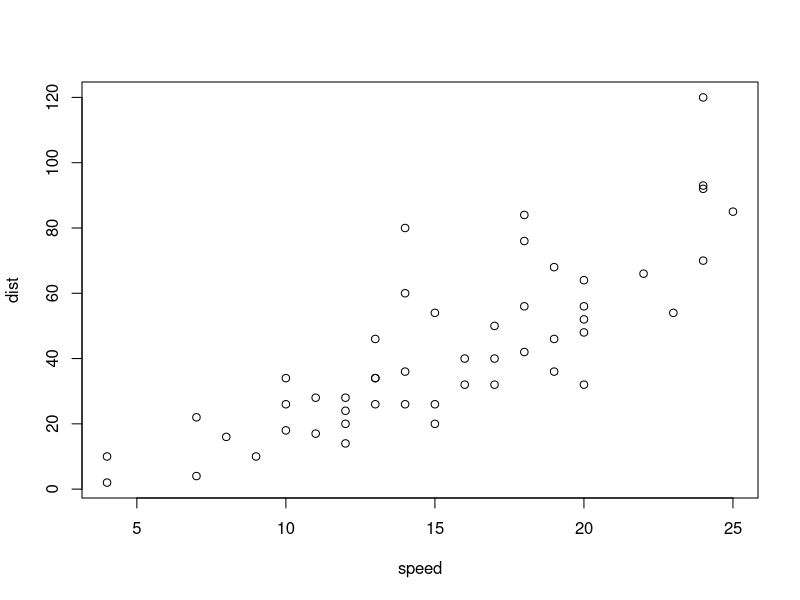
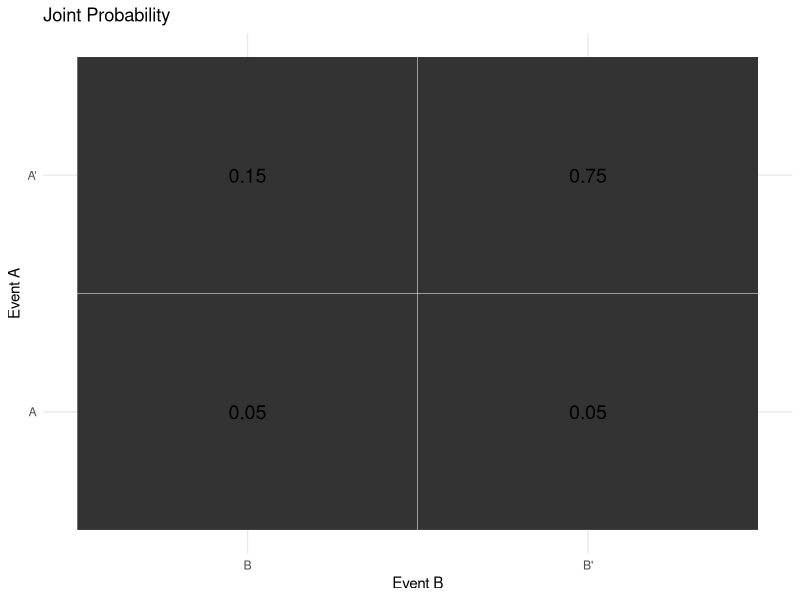

Here is the R script that generated these plots, in order:
## ---- chunk 1
plot(cars)
## ---- chunk 2
p_woman <- 1/2         #Probability chosen is woman
p_woman_allergy <- 1/3 #Probability chosen woman has an allergy
p_man_allergy <- 1/5   #Probability chosen man has an allergy

p_allergy <- p_woman * p_woman_allergy + (1 - p_woman) * p_man_allergy  #Probability the chosen has an allergy
p_allergy

## ---- chunk 3
p_allergy <- p_woman * p_woman_allergy + (1 - p_woman) * p_man_allergy #Probability the chosen has an allergy

p_woman_given_allergy <- (p_woman_allergy * p_woman) / p_allergy #Probability chosen is a woman with an allergy
p_woman_given_allergy
## ---- chunk 4
p_woman <- 2/3         #Probability chosen is woman
p_woman_allergy <- 1/3 #Probability chosen woman has an allergy
p_man_allergy <- 1/5   #Probability chosen man has an allergy

p_allergy <- p_woman * p_woman_allergy + (1 - p_woman) * p_man_allergy  #Probability the chosen has an allergy

p_woman_given_allergy <- (p_woman_allergy * p_woman) / p_allergy  #Probability the chosen is a woman with an allergy
p_woman_given_allergy


## ---- chunk 5
p_good <- 0.8          #Probability customer has good credit
p_risky <- 1 - p_good  #Probability customer has risky credit
p_overdue_given_good <- 0.15  #Probability account is overdue given good credit
p_overdue_given_risky <- 0.6   #Probability account is overdue given risky credit

p_overdue <- (p_overdue_given_good * p_good) + (p_overdue_given_risky * p_risky) #Total probability account is overdue
p_risky_given_overdue <- (p_overdue_given_risky * p_risky) / p_overdue #Probability account is risky and overdue
p_risky_given_overdue

## ---- chunk 6
p_not_overdue_given_good <- 1 - p_overdue_given_good   #Probability account is not overdue given good credit
p_not_overdue_given_risky <- 1 - p_overdue_given_risky #Probability account is not overdue given risky credit

p_not_overdue <- (p_not_overdue_given_good * p_good) + (p_not_overdue_given_risky * p_risky) #Total probability account is not overdue
p_good_given_not_overdue <- (p_not_overdue_given_good * p_good) / p_not_overdue #Probability account is good and not overdue

p_good_given_not_overdue
## ---- chunk 7
# Load required libraries
library(ggplot2)
library(dplyr)
library(tidyr)

#Define probabilities
p_SF <- 0.1 #given
p_RP <- 0.2 #given
p_NotSF_and_NotRP <- 0.75 #given

p_NotSF <- 1-p_SF #not is 1-x for mutually exclusive
p_NotRP <- 1-p_RP #not is 1-x for mutually exclusive

p_NotSF_and_RP <- p_NotSF - p_NotSF_and_NotRP
p_SF_and_NotRP <- p_NotRP - p_NotSF_and_NotRP

p_SF_and_RP <- p_SF - p_SF_and_NotRP
p_SF_and_RP

# Define joint probabilities from above
joint_probs <- matrix(c(
  p_SF_and_RP,  # A ∩ B
  p_SF_and_NotRP,  # A ∩ B'
  p_NotSF_and_RP,  # A' ∩ B
  p_NotSF_and_NotRP   # A' ∩ B'
), nrow = 2, byrow = TRUE)

# Assign row and column names
dimnames(joint_probs) <- list(
  A = c("A", "A'"),
  B = c("B", "B'")
)

# Convert to data frame for ggplot
df <- as.data.frame(as.table(joint_probs))
colnames(df) <- c("A", "B", "Probability")

# Compute marginal totals
row_marginals <- df %>%
  group_by(A) %>%
  summarise(RowTotal = sum(Probability))

col_marginals <- df %>%
  group_by(B) %>%
  summarise(ColTotal = sum(Probability))

# Print contingency table with marginals
print("Contingency Table with Marginals:")
print(df)
print("Row Marginals:")
print(row_marginals)
print("Column Marginals:")
print(col_marginals)

# Visualize with ggplot2
ggplot(df, aes(x = B, y = A)) +
  geom_tile(color = "white") +
  geom_text(aes(label = round(Probability, 2)), size = 5) +
  labs(title = "Joint Probability", x = "Event B", y = "Event A") +
  theme_minimal()

#Reprint Answer to Question
p_SF_and_RP
## ---- chunk 8
pAgivenB <- joint_probs[1,1]/(joint_probs[1,1]+joint_probs[2,1])
print(pAgivenB)
## ---- chunk 9
pA <- 0.1
if(pAgivenB != pA){
  print("Liking science fiction movies and role playing games are not independent because the conditional probability of liking science fiction given liking role playing is not equal to the marginal probability of liking science fiction")
}
## ---- chunk 10
unstableGeoMean <- function(x, na.rm = FALSE) {
  if (na.rm) {
    x <- x[!is.na(x)]
  } else if (anyNA(x)) {
    stop("x contains NA; set na.rm = TRUE to drop them.")# removes the NAs
  }
  if (any(x < 0)) stop("Geometric mean is undefined for negatives.")
  if (any(x == 0)) return(0)
  n <- length(x)
  (prod(x))^(1 / n)
}
## ---- chunk 11
stableGeoMean <- function(x, na.rm = FALSE) {
  if (na.rm) {
    x <- x[!is.na(x)]
  } else if (anyNA(x)) {
    stop("x contains NA; set na.rm = TRUE to drop them.") # removes the NAs
  }
  if (any(x < 0)) stop("Geometric mean is undefined for negatives.")
  if (any(x == 0)) return(0)
  exp(mean(log(x)))
}
## ---- chunk 12
x.10 <- 1:10
unstable <- unstableGeoMean(x.10)
stable <- stableGeoMean(x.10)

print(unstable)
print(stable)
## ---- chunk 13
x.1000 <- 1:1000
largeUnstable <- unstableGeoMean(x.1000)
largeStable <- stableGeoMean(x.1000)

print(largeUnstable)
print(largeStable)

# Computers store numbers with limited range so for the unstable geometric mean it becomes inf before we are able to take the root. Summing logs stays within range of computer memory.
